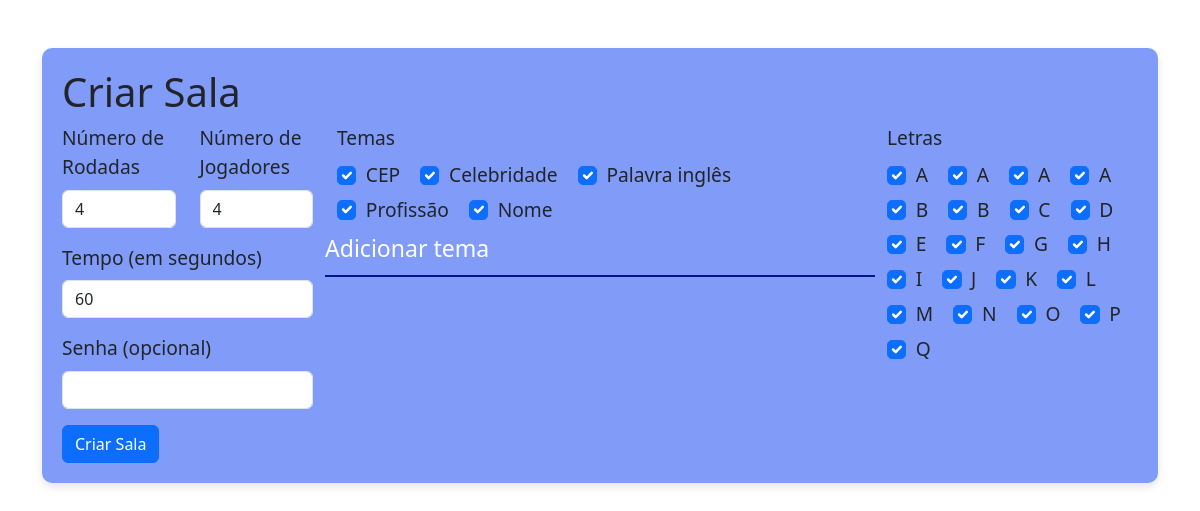
/criar_sala, run on the app's committed database.
### app.py (models this page shows, shortened)
class Tema(db.Model):
    id = db.Column(db.Integer, primary_key=True)
    nome = db.Column(db.String(50), nullable=False)

class Letras(db.Model):
    id = db.Column(db.Integer, primary_key=True)
    letra = db.Column(db.String(1), nullable=False)

### app.py (the view, shortened to what this page needs)
@app.route('/criar_sala', methods=['GET', 'POST'])
def criar_sala():
    letras = Letras.query.all()
    temas = Tema.query.all()
    numero_jogadores = [4, 5, 6, 7, 8, 9, 10, 11, 12, 13, 14, 20, 50]
    numero_rodadas = [4, 5, 6, 7, 8, 9, 10, 11, 12, 13, 14, 15, 16, 17, 18]
    tempo = [60, 120, 180]
    return render_template('criar_sala.html', letras=letras, temas=temas , numero_jogadores=numero_jogadores, numero_rodadas=numero_rodadas, tempo=tempo)

### templates/criar_sala.html
{% extends "base.html" %}
{% block content %}
<h1>Criar Sala</h1>
<div class="">
    <form method="POST" action="/criar_sala">
        <div class="row">
            <div class="col-md-3 col-lg-3">
                <div class="row">
                    <div class="col-md-6 col-lg-6">
                        <div class="mb-3">
                            <label for="numero_rodadas" class="form-label">Número de Rodadas</label>
                            <select class="form-control" id="numero_rodadas" name="numero_rodadas">
                                {% for rodada in numero_rodadas %}
                                <option value="{{ rodada }}">{{ rodada }}</option>
                                {% endfor %}
                            </select>
                        </div>
                    </div>
                    <div class="col-md-6 col-lg-6">
                        <div class="mb-3">
                            <label for="numero_jogadores" class="form-label">Número de Jogadores</label>
                            <select class="form-control" id="numero_jogadores" name="numero_jogadores">
                                {% for jogador in numero_jogadores %}
                                <option value="{{ jogador }}">{{ jogador }}</option>
                                {% endfor %}
                            </select>
                        </div>
                    </div>
                </div>
                <div class="row">
                    <div class="mb-3">
                        <label for="tempo" class="form-label">Tempo (em segundos)</label>
                        <select class="form-control" id="tempo" name="tempo">
                            {% for t in tempo %}
                            <option value="{{ t }}">{{ t }}</option>
                            {% endfor %}
                        </select>
                    </div>
                </div>
                <div class="row">
                    <div class="mb-3">
                        <label for="senha" class="form-label">Senha (opcional)</label>
                        <input type="password" class="form-control" id="senha" name="senha">
                    </div>
                </div>
            </div>
            <div class="col-md-6 col-lg-6">
                <div class="row">
                    <label class="form-label d-block">Temas</label>
                    <div class="d-flex flex-wrap gap-1">
                        {% for tema in temas %}
                        <div class="form-check form-check-inline">
                            <input class="form-check-input" checked="checked" type="checkbox" name="temas[]" id="tema_{{ tema.id }}"
                                value="{{ tema.id }}">
                            <label class="form-check-label" for="tema_{{ tema.id }}">
                                {{ tema.nome }}
                            </label>
                        </div>
                        {% endfor %}
                    </div>
                </div>
                <div class="row">
                    <input type="text" class="input-text mb-3" placeholder="Adicionar tema" name="nome_sala"
                        >
                </div>
            </div>
            <div class="col-md-3 col-lg-3">
                    <label class="form-label d-block">Letras</label>
                    <div class="d-flex flex-wrap gap-1">
                        {% for letra in letras %}
                        <div class="form-check form-check-inline">
                            <input class="form-check-input" checked="checked" type="checkbox" name="letras[]" id="letra_{{ letra.id }}"
                                value="{{ letra.id }}">
                            <label class="form-check-label" for="letra_{{ letra.id }}">
                                {{ letra.letra }}
                            </label>
                        </div>
                        {% endfor %}
                    </div>
            </div>
        </div>
        <button type="submit" class="btn btn-primary">Criar Sala</button>
    </form>
</div>
{% endblock %}

### static/style.css (style rules this page uses)
.input-text { border: #819cf8; background-color:#819cf8; border-bottom: 2px solid #09138d; padding: 10px 10px 10px 0px; width: 100%; outline: none; box-shadow: none; background: none; }
.input-text::placeholder { color: #ffffff; font-size:larger }

### data on the page
Tema: nome "CEP"
Tema: nome "Celebridade"
Tema: nome "Palavra inglês"
Tema: nome "Profissão"
Tema: nome "Nome"
Letras: letra "A"
Letras: letra "A"
Letras: letra "A"
Letras: letra "A"
Letras: letra "B"
Letras: letra "B"
Letras: letra "C"
Letras: letra "D"
Letras: letra "E"
Letras: letra "F"
Letras: letra "G"
Letras: letra "H"
Letras: letra "I"
Letras: letra "J"
Letras: letra "K"
Letras: letra "L"
Letras: letra "M"
Letras: letra "N"
Letras: letra "O"
Letras: letra "P"
Letras: letra "Q"

### other printed values
form field numero_rodadas "4"
form field numero_jogadores "4"
form field tempo "60"
